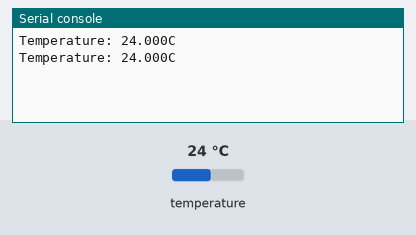
Recording of a program running on a simulated Raspberry Pi Pico running CircuitPython. On the bench: the last lines printed to the serial console. Inputs (shaded band) come from the test bench; at power-on: temperature 24 °C.

Above: at 1.2 s.
1.3 s: temperature set to 12 °C
At 2.6 s:
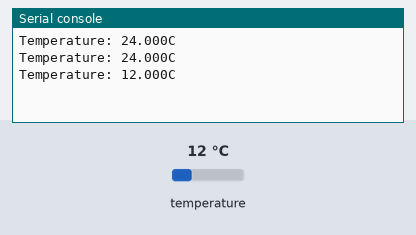
2.8 s: temperature set to 19 °C
At 3.6 s:
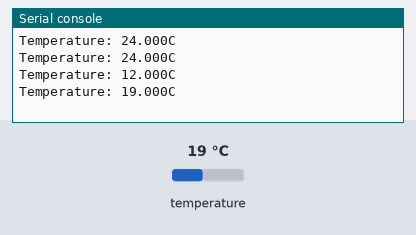
Timing chart, 0 to 5.8 s (numbered marks = the images above; inputs shaded):
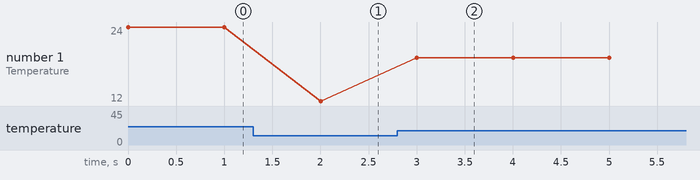

The program:

18b20.py
```python
import time
import board
from adafruit_onewire.bus import OneWireBus
from adafruit_ds18x20 import DS18X20


# Initialize one-wire bus on board pin D5.
ow_bus = OneWireBus(board.GP4)

# Scan for sensors and grab the first one found.
ds18 = DS18X20(ow_bus, ow_bus.scan()[0])

# Main loop to print the temperature every second.
while True:
    print("Temperature: {0:0.3f}C".format(ds18.temperature))
    time.sleep(1.0)
```

Measured:
- after the input at 1.3 s, the serial console: prints a new line after 0.70 s (image 1)
- after the input at 2.8 s, the serial console: prints a new line after 0.20 s (image 2)
- plotted number 1: 24 → 12 after the input at 1.3 s, 12 → 19 after the input at 2.8 s
